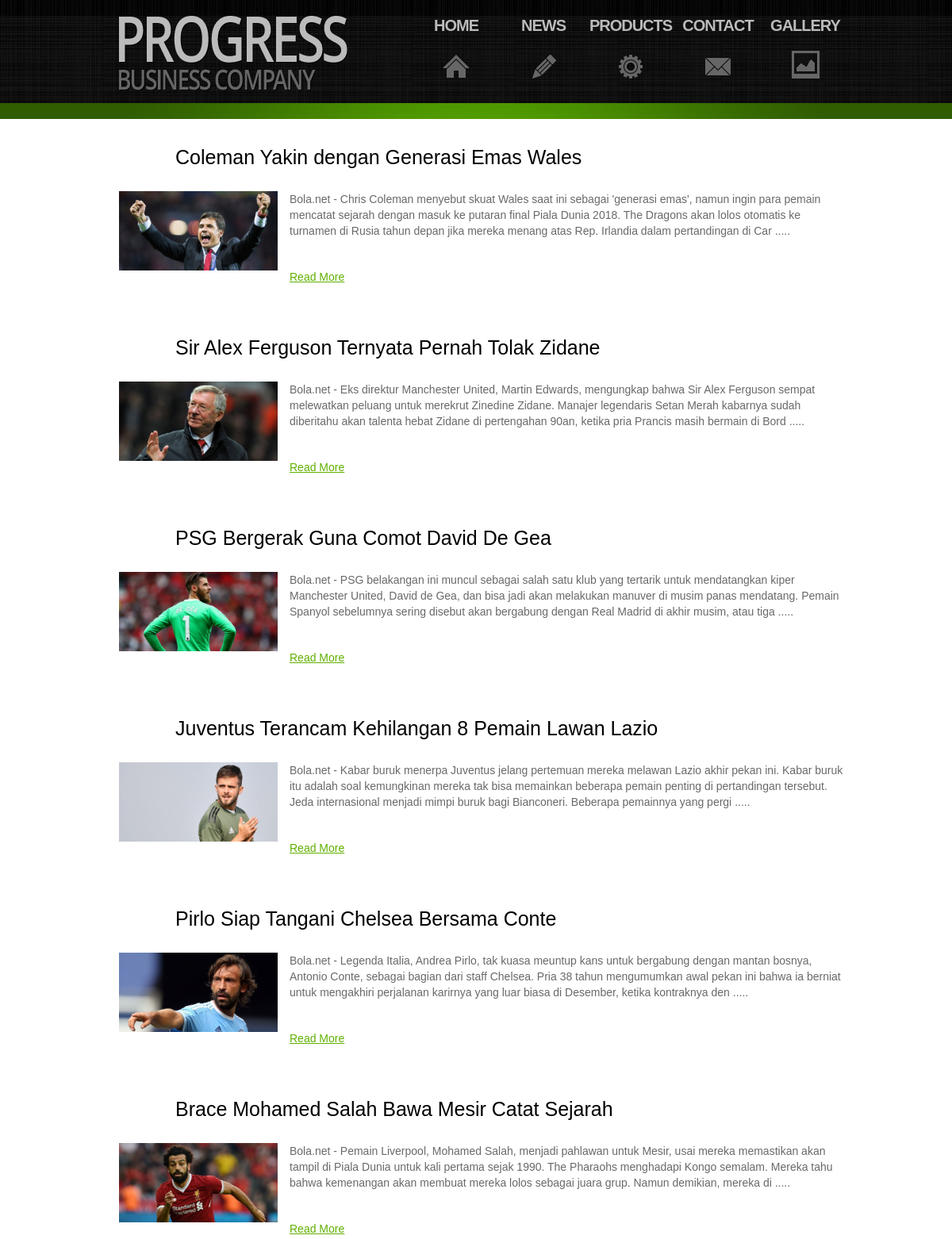
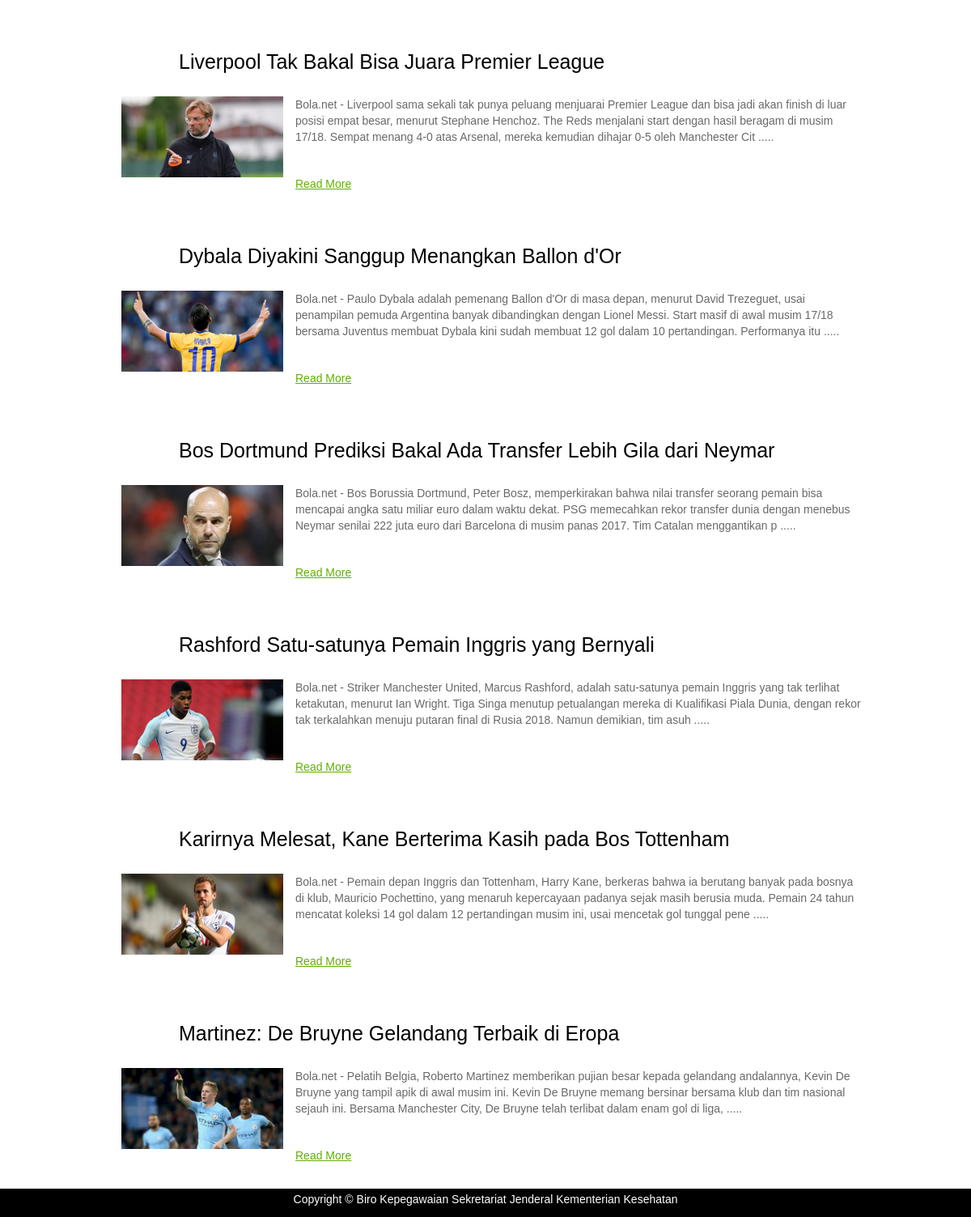
/05-database/news.php, run on the app's committed database (2 pictures, top to bottom).
### tables this page shows
CREATE TABLE `berita` (
  `id` int(11) NOT NULL,
  `judul` varchar(256) NOT NULL,
  `gambar` varchar(256) NOT NULL,
  `detail` text NOT NULL,
  `created_at` datetime NOT NULL
);

### 05-database/news.php (the view, shortened to what this page needs)
<!doctype html>
<html>
<head>
<link href="css/style.css" rel="stylesheet" type="text/css">
</head>
<body>
<div id="wrapper">
  <div id="header">
           <div class="container">
           		<img id="logo" src="images/logo.png">
                <div id="menu">
                        <ul>
                                <li class="nav1"><a href="index.php">HOME</a></li>
                                <li class="nav2"><a href="news.php">NEWS</a></li>
                                <li class="nav3"><a href="products.php">PRODUCTS</a></li>
                                <li class="nav4"><a href="contact.php">CONTACT</a></li>
                                <li class="nav5"><a href="gallery.php">GALLERY</a></li>
                            </ul>
                </div>
           </div>
     </div>
   <div id="greenLine"></div>
   		<div id="content">
            <?php
                $koneksi = new mysqli("localhost","root","","training-php");
                $sql = "SELECT * FROM berita";
                $query = $koneksi->query($sql);
                $rows = $query->fetch_assoc();
            ?>
            <div class="container">
                <?php
                    do {
                ?>
            	<div class="newsitem">
                	<div class="date_circle">
                        <p class="day">
                            <span class="month">
                            </span>
                        </p>
                    </div>
                    <h2 class="news_title"><?php echo $rows['judul']; ?></h2>
                    <img src="images-ori/<?php echo $rows['gambar'];?>" width="200" class="news_image">
                    <p class="news_synopsis">
                        <?php echo substr($rows['detail'],0,300) ." .....";?>
                    </p>
                    <a href="#" class="link_detail">Read More</a>
                </div>
                <?php
                    } while ($rows = $query->fetch_assoc());
                ?>
            </div>
        </div>
		<div id="footer">
        	<div class="container">
            	<p> Copyright &copy; Biro Kepegawaian Sekretariat Jenderal Kementerian Kesehatan</p>
            </div>
        </div>
</div>
</body>
</html>

### 05-database/css/style.css (style rules this page uses)
* { margin:0px; padding:0px; }
body { background:#000; font:14px "Trebuchet MS", Arial, Helvetica, sans-serif; }
.container { width:940px; height:100%;margin:auto; overflow:auto; overflow-y:hidden; overflow-x:hidden; }
#header { background:url(../images/bg.jpg); height:130px; }
#logo { margin-top:20px; margin-left:20px; float:left; }
#menu { height:auto; float:right; margin-top:20px; }
#menu li { float:left; list-style:none; width:110px; }
#menu li a { display:block; font:20px "Trebuchet MS", Arial, Helvetica, sans-serif; line-height:1.2em; color:#bbb; text-transform:uppercase; text-decoration:none; text-align:center; letter-spacing:-1px; height:79px; font-style:normal; font-weight:700 }
.nav1 { background:url(../images/menu_icon1.gif) no-repeat center bottom; }
.nav2 { background:url(../images/menu_icon2.gif) no-repeat center bottom; }
.nav3 { background:url(../images/menu_icon3.gif) no-repeat center bottom; }
.nav4 { background:url(../images/menu_icon4.gif) no-repeat center bottom; }
.nav5 { background:url(../images/image_gallery/icon_gallery.png) no-repeat center bottom; }
#greenLine { background:url(../images/bg_top_img.jpg) center no-repeat #305D00; height:20px; }
#content { background:#fff; min-height:500px; }
.newsitem { min-height:200px; width:100%; padding:20px 20px 20px 20px; overflow:auto; }
.date_circle { height:56px; float:left; width:56px; background:url(../images/date_circle_bg.png); center no-repeat; color:#FFF; text-align:center; }
.day { text-align:center; font-size:35px;font-weight:700; letter-spacing:-2px; }
.month { text-align:center; font-size:18px; font-weight:400; display:block; margin-top:-6px; }
.news_title { width:800px; line-height:26px; min-height:40px; float:left; margin-top:15px; margin-left:15px; font-size:25px; font-weight:400; }
.news_image { float:left; margin-top:15px; }
.news_synopsis { float:left; margin-top:15px; margin-left:15px; width:700px; line-height:20px; min-height:90px; color:#696969 }
.link_detail { float:left; margin-left:15px; color:#60B000; display:block; margin-top:10px; }
#footer { background:#000; height:30px; margin:auto; text-align:center; font-size:10x; color:#FFF; padding-top:5px; }

### data on the page
berita: judul "Coleman Yakin dengan Generasi Emas Wales", gambar (picture), detail "Bola.net - Chris Coleman menyebut skuat Wales saat ini sebagai 'generasi emas', namun ingin para pemain mencatat sejarah dengan masuk ke putaran final Piala Dunia 2018. The Dragons akan lolos otomatis ke turnamen di Rusia tahun depan jika mereka menang atas Rep. Irlandia dalam pertandingan di Car"
berita: judul "Sir Alex Ferguson Ternyata Pernah Tolak Zidane", gambar (picture), detail "Bola.net - Eks direktur Manchester United, Martin Edwards, mengungkap bahwa Sir Alex Ferguson sempat melewatkan peluang untuk merekrut Zinedine Zidane. Manajer legendaris Setan Merah kabarnya sudah diberitahu akan talenta hebat Zidane di pertengahan 90an, ketika pria Prancis masih bermain di Bord"
berita: judul "PSG Bergerak Guna Comot David De Gea", gambar (picture), detail "Bola.net - PSG belakangan ini muncul sebagai salah satu klub yang tertarik untuk mendatangkan kiper Manchester United, David de Gea, dan bisa jadi akan melakukan manuver di musim panas mendatang. Pemain Spanyol sebelumnya sering disebut akan bergabung dengan Real Madrid di akhir musim, atau tiga"
berita: judul "Juventus Terancam Kehilangan 8 Pemain Lawan Lazio", gambar (picture), detail "Bola.net - Kabar buruk menerpa Juventus jelang pertemuan mereka melawan Lazio akhir pekan ini. Kabar buruk itu adalah soal kemungkinan mereka tak bisa memainkan beberapa pemain penting di pertandingan tersebut. Jeda internasional menjadi mimpi buruk bagi Bianconeri. Beberapa pemainnya yang pergi"
berita: judul "Pirlo Siap Tangani Chelsea Bersama Conte", gambar (picture), detail "Bola.net - Legenda Italia, Andrea Pirlo, tak kuasa meuntup kans untuk bergabung dengan mantan bosnya, Antonio Conte, sebagai bagian dari staff Chelsea. Pria 38 tahun mengumumkan awal pekan ini bahwa ia berniat untuk mengakhiri perjalanan karirnya yang luar biasa di Desember, ketika kontraknya den"
berita: judul "Brace Mohamed Salah Bawa Mesir Catat Sejarah", gambar (picture), detail "Bola.net - Pemain Liverpool, Mohamed Salah, menjadi pahlawan untuk Mesir, usai mereka memastikan akan tampil di Piala Dunia untuk kali pertama sejak 1990. The Pharaohs menghadapi Kongo semalam. Mereka tahu bahwa kemenangan akan membuat mereka lolos sebagai juara grup. Namun demikian, mereka di"
berita: judul "Liverpool Tak Bakal Bisa Juara Premier League", gambar (picture), detail "Bola.net - Liverpool sama sekali tak punya peluang menjuarai Premier League dan bisa jadi akan finish di luar posisi empat besar, menurut Stephane Henchoz. The Reds menjalani start dengan hasil beragam di musim 17/18. Sempat menang 4-0 atas Arsenal, mereka kemudian dihajar 0-5 oleh Manchester Cit"
berita: judul "Dybala Diyakini Sanggup Menangkan Ballon d'Or", gambar (picture), detail "Bola.net - Paulo Dybala adalah pemenang Ballon d'Or di masa depan, menurut David Trezeguet, usai penampilan pemuda Argentina banyak dibandingkan dengan Lionel Messi. Start masif di awal musim 17/18 bersama Juventus membuat Dybala kini sudah membuat 12 gol dalam 10 pertandingan. Performanya itu"
berita: judul "Bos Dortmund Prediksi Bakal Ada Transfer Lebih Gila dari Neymar", gambar (picture), detail "Bola.net - Bos Borussia Dortmund, Peter Bosz, memperkirakan bahwa nilai transfer seorang pemain bisa mencapai angka satu miliar euro dalam waktu dekat. PSG memecahkan rekor transfer dunia dengan menebus Neymar senilai 222 juta euro dari Barcelona di musim panas 2017. Tim Catalan menggantikan p"
berita: judul "Rashford Satu-satunya Pemain Inggris yang Bernyali", gambar (picture), detail "Bola.net - Striker Manchester United, Marcus Rashford, adalah satu-satunya pemain Inggris yang tak terlihat ketakutan, menurut Ian Wright. Tiga Singa menutup petualangan mereka di Kualifikasi Piala Dunia, dengan rekor tak terkalahkan menuju putaran final di Rusia 2018. Namun demikian, tim asuh"
berita: judul "Karirnya Melesat, Kane Berterima Kasih pada Bos Tottenham", gambar (picture), detail "Bola.net - Pemain depan Inggris dan Tottenham, Harry Kane, berkeras bahwa ia berutang banyak pada bosnya di klub, Mauricio Pochettino, yang menaruh kepercayaan padanya sejak masih berusia muda. Pemain 24 tahun mencatat koleksi 14 gol dalam 12 pertandingan musim ini, usai mencetak gol tunggal pene"
berita: judul "Martinez: De Bruyne Gelandang Terbaik di Eropa", gambar (picture), detail "Bola.net - Pelatih Belgia, Roberto Martinez memberikan pujian besar kepada gelandang andalannya, Kevin De Bruyne yang tampil apik di awal musim ini. Kevin De Bruyne memang bersinar bersama klub dan tim nasional sejauh ini. Bersama Manchester City, De Bruyne telah terlibat dalam enam gol di liga,"
